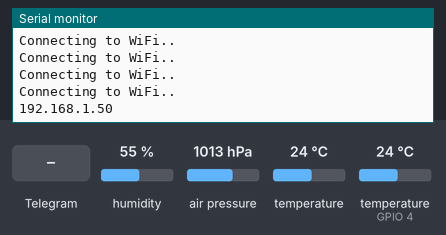
The sketch below on a simulated ESP32. On the bench: the last lines printed to the serial monitor. The test bench sets the inputs (shaded band); at power-on: humidity 55 %, air pressure 1013 hPa, temperature 24 °C, temperature (sensor on GPIO 4) 24 °C. WiFi joins after 1.5 s; servers stay silent unless stated; random numbers use the default seed unless the sketch sets one.

Above: at 3.0 s.
3.1 s: Telegram message "/ola" received
At 4.3 s:
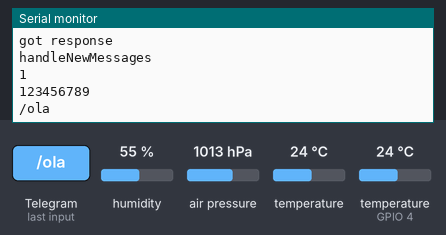
4.6 s: Telegram message "/start" received
At 5.2 s:
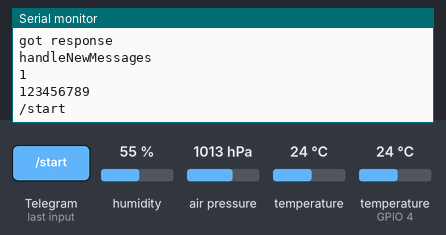
6.3 s: Telegram message "/ajuda" received
At 7.1 s:
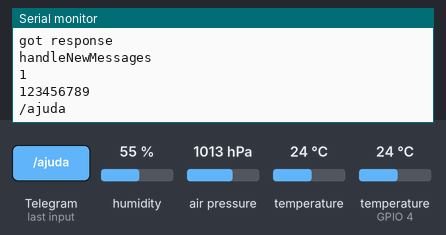
7.9 s: Telegram message "/comandos" received
At 9.0 s:
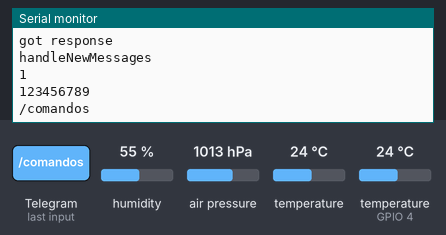
9.6 s: Telegram message "/reboot" received
At 10.9 s:
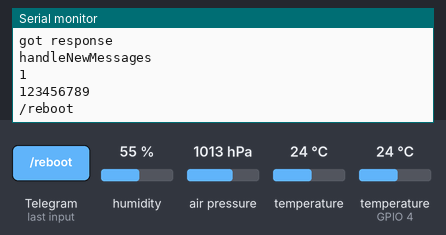
11.2 s: Telegram message "/agora" received
At 12.9 s:
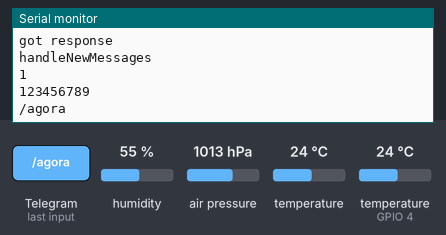
Timing chart, 0 to 14.4 s (numbered marks = the images above; inputs shaded):
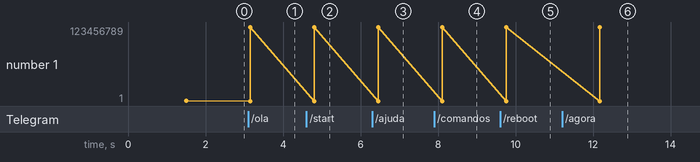

The sketch:

TelegramBOT_meterologico.ino
```cpp
#include <WiFi.h>
#include <WiFiClientSecure.h>
#include <UniversalTelegramBot.h>
#include <ArduinoJson.h>
#include <DHT.h>
#include <Adafruit_Sensor.h>
#include <Adafruit_BMP280.h>

const char* ssid = "";
const char* pass = "";

const int randomico = random(1000);

const int sensor = 4;
#define DHTTYPE DHT11
DHT dht(sensor, DHTTYPE);

#define BMP_SDA 21
#define BMP_SCL 22

Adafruit_BMP280 bmp280;

#define CHAT_ID ""
#define BOTtoken ""

WiFiClientSecure client;
UniversalTelegramBot bot(BOTtoken, client);

int botRequestDelay = 750;
unsigned long lastTimeBotRan;

const float b = 243.12;
const float a = 17.62;

const int maxloop = 72;
int passo = 0;
int n = 0;
const int intervalo = 600000; //10minutes
int maxinterval = intervalo/2500;

float *leituras(){
  static float dados[5];

  float temp = bmp280.readTemperature();
  float humi = dht.readHumidity();
  float pres = (bmp280.readPressure()/100);
  float hic  = dht.computeHeatIndex(temp, humi, false);
  dados[0] = temp;
  dados[1] = humi;
  dados[2] = pres;
  dados[3] = hic;

  float alpha = log(humi/100) + a*temp/(b+temp);
  float Td = (b*alpha)/(a - alpha);
  dados[4]  = Td;

  return dados;
}

void handleNewMessages(int numNewMessages){
  Serial.println("handleNewMessages");
  Serial.println(String(numNewMessages));

  for (int i=0; i<numNewMessages; i++) {
    String chat_id = String(bot.messages[i].chat_id);
    Serial.println(chat_id);

  String text = bot.messages[i].text;
  Serial.println(text);
  String from_name = bot.messages[i].from_name;

  if(text == "/ola" or text == "/start"){
    String bemvindo = "Bem vindo, " + from_name + "!\n";
    bemvindo += "Eu envio dados metereológicos.\n";
    bot.sendMessage(chat_id, bemvindo, "");
  }

  if(text == "/ajuda" or text == "/comandos"){
    String ajuda = "Olá " + from_name + " aqui estão os comandos disponíveis: \n\n";
      ajuda += "/ola ... Mensagem de boas vindas.\n";
      ajuda += "/ajuda ... Exibe os comandos disponíveis.\n";
      ajuda += "/agora ... Envia uma única leitura dos dados metereológicos, em tempo real. \n";

  if(chat_id == ""){
      ajuda += "/loop ... Bot entra em loop, enviando dados a cada 10 min pelas próximas 12 horas. \n";
      ajuda += "/reboot ... Reinicia o bot. \n";
      ajuda += "/parar ... Interrompe o loop de envio de dados. \n";
      bot.sendMessage(chat_id, ajuda, "");
    }
    else{
      bot.sendMessage(chat_id, ajuda, "");
    }
  }

  if(text == ("/reboot" + String(randomico)) and chat_id == "1677067715"){
      ESP.restart();
  }

  if(text == "/agora"){
    float* dados = leituras();
      String message = "Temperatura: " + String(dados[0]) + "°C \n";
      message += "Umidade Relativa do Ar: " + String(dados[1]) + "% \n";
      message += "Indice de Calor: " + String(dados[3]) + "°C \n";
      message += "Pressão Atmosférica Local: " + String(dados[2]) + "hPa \n";
      message += "Temperatura do Ponto de Orvalho: " + String(dados[4]) + "°C \n";

     bot.sendMessage(chat_id, message, "");
  }

  if(text == "/loop" and chat_id == "ID"){
    passo = 0;
    while(passo < maxloop){

      float* dados = leituras();
      String message = "Temperatura: " + String(dados[0]) + "°C \n";
      message += "Umidade Relativa do Ar: " + String(dados[1]) + "% \n";
      message += "Indice de Calor: " + String(dados[3]) + "°C \n";
      message += "Pressão Atmosférica Local: " + String(dados[2]) + "hPa \n";
      message += "Temperatura do Ponto de Orvalho: " + String(dados[4]) + "°C \n";

      bot.sendMessage("ID", message, "");
      passo++;
      while(n < (maxinterval/2)){
        delay(2500);
        n++;
        loop();
      }
      if(n == 0.5*maxinterval){
        n = 0;
      }
    }
  }

   if((text == "/parar" or text == "/stop") and chat_id == ""){
    String parar = "Loop interrompido. Aguardando novas instruções. \n";
    bot.sendMessage("", parar, "");
    passo = maxloop;
    continue;
   }
  }
}


void setup() {
  Serial.begin(115200);
  WiFi.mode(WIFI_STA);
  WiFi.begin(ssid, pass);
  uint32_t naoainda = 0;
  while (WiFi.status() != WL_CONNECTED) {
    delay(100);
    Serial.println("Connecting to WiFi..");
    naoainda++;
    if(naoainda > 127){
      Serial.println("Resetting due to Wifi not connecting...");
      ESP.restart();
    }
  }

  dht.begin();
  client.setCACert(TELEGRAM_CERTIFICATE_ROOT);
  Serial.println(WiFi.localIP());
  boolean status = bmp280.begin(0x76);
  if (!status) {
    Serial.println("Não conectado");
  }
  String online = "Olá, estou online!";
  online += "\n " + String(randomico);
  bot.sendMessage("", online, "");

}

void loop() {
  if (millis() > lastTimeBotRan + botRequestDelay)  {
    int numNewMessages = bot.getUpdates(bot.last_message_received + 1);

    while(numNewMessages) {
      Serial.println("got response");
      handleNewMessages(numNewMessages);
      numNewMessages = bot.getUpdates(bot.last_message_received + 1);
    }
    lastTimeBotRan = millis();
  }
}
```

Measured:
- after the input at 3.1 s, the serial monitor: prints a new line after 0.06 s (image 1)
- after the input at 4.6 s, the serial monitor: prints a new line after 0.21 s (image 2)
- after the input at 6.3 s, the serial monitor: prints a new line after 0.16 s (image 3)
- after the input at 7.9 s, the serial monitor: prints a new line after 0.21 s (image 4)
- after the input at 9.6 s, the serial monitor: prints a new line after 0.16 s (image 5)
- after the input at 11.2 s, the serial monitor: prints a new line after 0.97 s (image 6)
- plotted number 1: 192.17 → 123456789 after the input at 3.1 s
